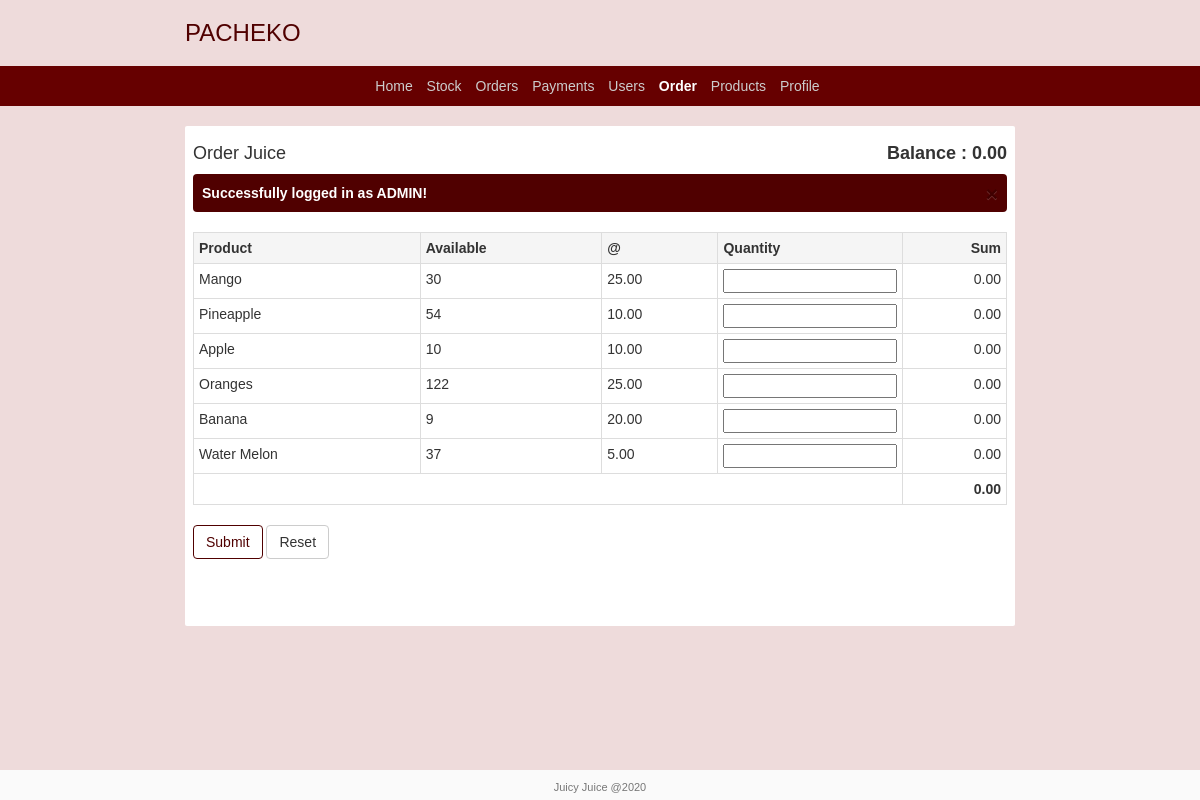
Screenshot of /order.php (signed in) with the database file from the repository.
### tables this page shows
CREATE TABLE `accounts` (
  `id` int(11) NOT NULL,
  `user_id` int(11) DEFAULT NULL,
  `account_no` varchar(255) DEFAULT NULL,
  `balance` decimal(10,0) NOT NULL DEFAULT '0'
);

CREATE TABLE `stocks` (
  `id` int(10) UNSIGNED NOT NULL,
  `product_id` int(11) NOT NULL,
  `quantity` int(11) NOT NULL DEFAULT '0',
  `sell_price` decimal(12,2) NOT NULL DEFAULT '0.00',
  `expiry` date NOT NULL,
  `stocked_at` datetime NOT NULL DEFAULT CURRENT_TIMESTAMP
);

CREATE TABLE `products` (
  `id` int(10) UNSIGNED NOT NULL,
  `name` varchar(255) DEFAULT NULL,
  `unit_price` decimal(12,2) NOT NULL DEFAULT '0.00'
);

### session.php (called while the page is built, shortened)
<?php
if (!isset($_SESSION['user'])) {
    header('location:login.php');
} else {
    function auth($col){
        $user = $_SESSION['user'];
        return @$user->$col;
    }
}

### order.php (the view, shortened to what this page needs)
<?php include('session.php') ?>
<!DOCTYPE html>
<html>
<head>
    <link rel="stylesheet" type="text/css" href="css/bootstrap.css">
    <link rel="stylesheet" type="text/css" href="css/styles.css">
</head>
<body>
<?php include "db.php" ?>
<?php include "header.php" ?>
<div class="container">
    <?php
    $user = auth('id');
    $account = mysqli_query($db, "SELECT * FROM accounts WHERE user_id='$user'")->fetch_object();
    ?>
    <div class="content">
        <h4>
            Order Juice
            <b class="pull-right">Balance : <?php echo number_format(@$account->balance, 2) ?></b>
        </h4>
        <?php include('message.php') ?>
        <form method="post" action="">
            <table class="table table-bordered table-condensed">
                <tr class="active">
                    <th>Product</th>
                    <th>Available</th>
                    <th>@</th>
                    <th>Quantity</th>
                    <th class="right">Sum</th>
                </tr>
                <?php $stocks = mysqli_query($db, "SELECT * FROM stocks") ?>
                <?php while ($stock = mysqli_fetch_object($stocks))  : ?>
                    <?php $product = mysqli_query($db, "SELECT * FROM products WHERE id=$stock->product_id")->fetch_object(); ?>
                    <tr>
                        <td><?php echo $product->name ?></td>
                        <td><?php echo $stock->quantity ?></td>
                        <td class="unit"><?php echo $product->unit_price ?></td>
                        <td><input type="number" class="quantities" name="quantities[]" min="1"
                                   max="<?php echo $stock->quantity ?>"
                                   style="width: 100%" value="<?php echo @$_SESSION[$product->id] ?>" autofocus></td>
                        <td class="sum right">0.00</td>
                    </tr>
                <?php endwhile; ?>
                <tr>
                    <th colspan="4"></th>
                    <th class="total_sum right">0.00</th>
                </tr>
            </table>
            <input type="submit" class="btn btn-juicy order" name="order" value="Submit">
            <button type="reset" class="btn btn-default">Reset</button>
        </form>
    </div>
</div>
<?php include 'footer.php' ?>
</body>
</html>

### css/styles.css (style rules this page uses)
* { margin: 0; padding: 0; }
html { position: relative; min-height: 100%; }
body { font-family: Ubuntu, sans-serif; background-color: #a02f2f2b; }
.container { margin-top: 20px; margin-bottom: 20px; width: 860px; }
.content { border-radius: 2px; background-color: #fff; padding: 8px; min-height: 500px; }
.btn-juicy { color: #500000; background-color: transparent; border-color: #500000; }
.right { text-align: right; }

### rows the page displays
accounts: balance "0.00"
stocks: product.name "Mango", quantity "30", product.unit_price "25.00"
stocks: product.name "Pineapple", quantity "54", product.unit_price "10.00"
stocks: product.name "Apple", quantity "10", product.unit_price "10.00"
stocks: product.name "Oranges", quantity "122", product.unit_price "25.00"
stocks: product.name "Banana", quantity "9", product.unit_price "20.00"
stocks: product.name "Water Melon", quantity "37", product.unit_price "5.00"

### other values shown
$_SESSION['message'] "Successfully logged in as ADMIN!"
